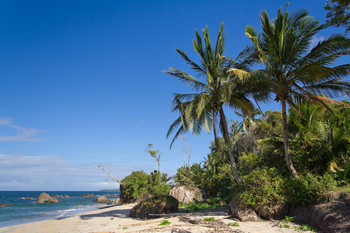
#> input picture CICLO-7/IA/Parte_practica/S13/beach.png, 350 x 233 px
$ jupyter execute 'Hi01 Histograma Escala de Grises.ipynb'
#> lines starting #> are read from the running program, lines starting #| are printed output that depends on the picture
# Histogramas de escala de grises

Un histograma representa la distribución de las intensidades de píxeles (ya sea en color o en escala de grises) en una imagen. Puede visualizarse como un gráfico (o diagrama) que da una intuición de alto nivel de la distribución de intensidad (valor de píxel). Vamos a asumir un espacio de color RGB en este ejemplo, por lo que estos valores de píxeles estarán en el rango de 0 a 255.

Al trazar el histograma, el eje X sirve como nuestra "barra". Si construimos un histograma con 256 barras, estamos contando efectivamente el número de veces que ocurre cada valor de píxel. En contraste, si usamos solo 2 bins (igualmente espaciados), entonces estamos contando el número de veces que un píxel está en el rango \[0, 128) o [128, 255]. El número de píxeles agrupados en el valor del eje x se traza luego en el eje y.

Simplemente examinando el histograma de una imagen, obtiene una comprensión general sobre el contraste, el brillo and distribución de la intensidad.

### Histogramas con OpenCV

Usaremos la función cv2.calcHist para construir nuestro
histogramas:

cv2.calcHist(images,channels,mask,histSize,ranges)

1. images: esta es la imagen para la que queremos calcular un histograma. Use una lista: [miImagen].
2. channels: esta es una lista de índices, donde especificamos el índice del canal para el que queremos calcular un histograma. Para calcular un histograma de una imagen en escala de grises, la lista sería [0]. Para calcular un histograma para los tres canales rojo, verde y azul, la lista de canales sería [0,1,2].
3. mask: Podemos proporcionar una máscara. Si se proporciona una máscara, se calculará un histograma solo para píxeles enmascarados. Si no tenemos una máscara o no queremos aplicar una, solo podemos proporcionar un valor de None.
4. histSize: Este es el número de barras que queremos usar al calcular un histograma. Nuevamente, esta es una lista, una para cada canal para el que estamos calculando un histograma. No es necesario que todos los tamaños de los contenedores sean iguales. Por ejemplo para definir 32 contenedores para cada canal: [32,32,32].
5. rangos: aquí especificamos el rango de posibles valores de píxel. Normalmente, es [0, 256] para cada canal, pero si está utilizando un espacio de color que no sea RGB (como HSV), los rangos pueden ser diferentes.

### Importar librerias

[cell 1]
from matplotlib import pyplot as plt
import numpy as np
import cv2

### Función para mostrar imágenes

[cell 2]
def mostrar_imagen(titulo, imagen):
  imagen = cv2.cvtColor(imagen,cv2.COLOR_BGR2RGB)
  plt.imshow(imagen)
  plt.title(titulo)
  plt.grid(False)
  plt.show()

Diccionario para establecer la imagen

[cell 3]
args = {"imagen": "beach.png"}

### Histograma de escala de grises

Leer la imagen y mostrarla

[cell 4]
imagen = cv2.imread(args["imagen"])
#> imagen is the input picture: shape (233, 350, 3); mean B, G, R 136, 110.4, 78.6
mostrar_imagen("Original",imagen)

[cell 5]
imagen.shape
#> Out = (233, 350, 3)

Convertir la imagen a escala de grises

[cell 6]
gris = cv2.cvtColor(imagen, cv2.COLOR_BGR2GRAY)
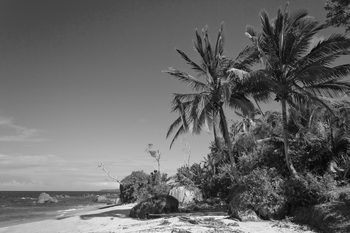
#> gris: shape (233, 350); min 3, max 250, mean 103.8
mostrar_imagen("Gris", gris)

[cell 7]
imagen.shape
#> Out = (233, 350, 3)

Histograma de escala de grises

[cell 8]
hist = cv2.calcHist([imagen], [0], None, [256], [0, 256])
#> hist = 256 values, max 933 at index 185, min 0 at index 251, mean 318.6

Dibujar el histograma

[cell 9]
plt.figure()
plt.title("Histograma de escala de grises")
plt.xlabel("Barras")
plt.ylabel("# de Pixeles")
plt.plot(hist)
plt.xlim([0, 256])
plt.show()
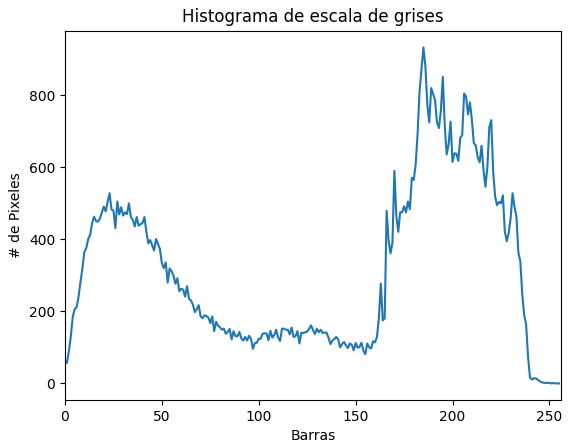
#> figure drawn by matplotlib, 1 panel; curve peaks at x = 185, y = 933

$ run again, with CICLO-7/IA/Parte_practica/S13/coins.png copied over CICLO-7/IA/Parte_practica/S13/beach.png
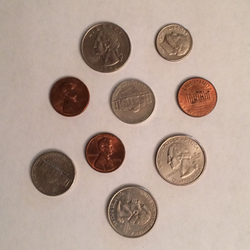
#> input picture CICLO-7/IA/Parte_practica/S13/coins.png, 250 x 250 px
#> imagen is the input picture: shape (250, 250, 3); mean B, G, R 147.7, 159.9, 180.7
#> `gris = cv2.cvtColor(imagen, cv2.COLOR_BGR2GRAY)`:
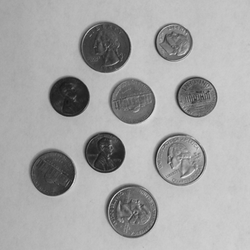
#> gris: shape (250, 250); min 21, max 227, mean 164.7
#> hist = 256 values, max 1942 at index 184, min 0 at index 0, mean 244.1
#> `plt.show()`:
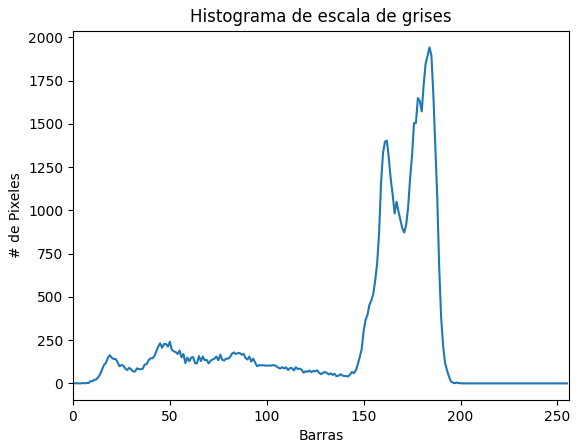
#> figure drawn by matplotlib, 1 panel; curve peaks at x = 184, y = 1942

$ run again, with CICLO-7/IA/Parte_practica/S13/wave.png copied over CICLO-7/IA/Parte_practica/S13/beach.png
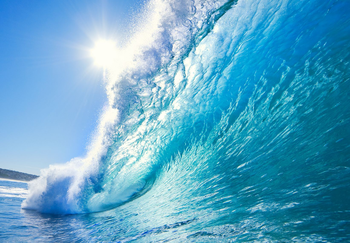
#> input picture CICLO-7/IA/Parte_practica/S13/wave.png, 350 x 243 px
#> imagen is the input picture: shape (243, 350, 3); mean B, G, R 199.1, 166.5, 93.5
#> `gris = cv2.cvtColor(imagen, cv2.COLOR_BGR2GRAY)`:
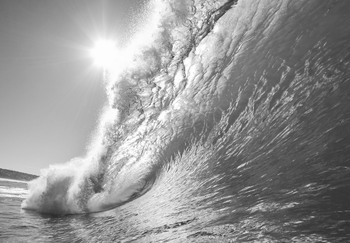
#> gris: shape (243, 350); min 45, max 255, mean 148.4
#> hist = 256 values, max 2538 at index 233, min 0 at index 0, mean 332.2
#> `plt.show()`:
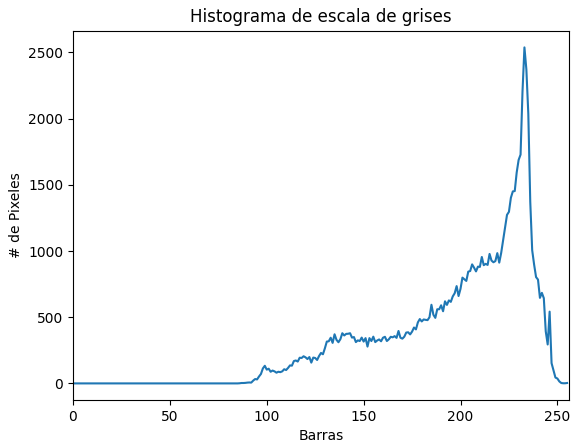
#> figure drawn by matplotlib, 1 panel; curve peaks at x = 233, y = 2538
